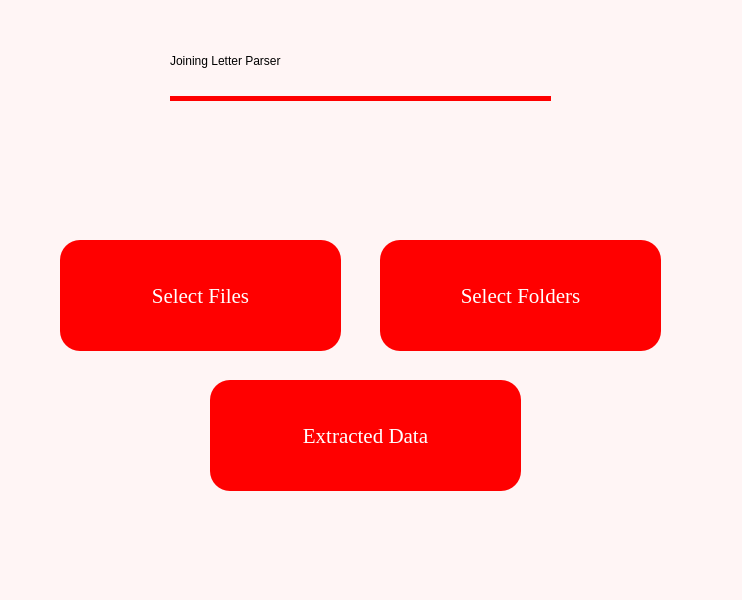
<?xml version="1.0" encoding="UTF-8"?>
<ui version="4.0">
 <class>main</class>
 <widget class="QMainWindow" name="main">
  <property name="geometry">
   <rect>
    <x>0</x>
    <y>0</y>
    <width>742</width>
    <height>600</height>
   </rect>
  </property>
  <property name="windowTitle">
   <string>main</string>
  </property>
  <property name="autoFillBackground">
   <bool>false</bool>
  </property>
  <property name="styleSheet">
   <string notr="true">background-color: rgb(255, 245, 245);</string>
  </property>
  <widget class="QWidget" name="centralwidget">
   <widget class="QLabel" name="label">
    <property name="geometry">
     <rect>
      <x>170</x>
      <y>30</y>
      <width>411</width>
      <height>61</height>
     </rect>
    </property>
    <property name="styleSheet">
     <string notr="true">font: 28pt &quot;Times New Roman&quot;;
color: rgb(0, 0, 0);</string>
    </property>
    <property name="text">
     <string>Joining Letter Parser</string>
    </property>
   </widget>
   <widget class="Line" name="line">
    <property name="geometry">
     <rect>
      <x>170</x>
      <y>90</y>
      <width>381</width>
      <height>16</height>
     </rect>
    </property>
    <property name="styleSheet">
     <string notr="true">color: rgb(255, 0, 0);</string>
    </property>
    <property name="frameShadow">
     <enum>QFrame::Plain</enum>
    </property>
    <property name="lineWidth">
     <number>5</number>
    </property>
    <property name="orientation">
     <enum>Qt::Horizontal</enum>
    </property>
   </widget>
   <widget class="QPushButton" name="pushButton_2">
    <property name="geometry">
     <rect>
      <x>210</x>
      <y>380</y>
      <width>311</width>
      <height>111</height>
     </rect>
    </property>
    <property name="font">
     <font>
      <family>Times New Roman</family>
      <pointsize>16</pointsize>
      <weight>50</weight>
      <italic>false</italic>
      <bold>false</bold>
     </font>
    </property>
    <property name="styleSheet">
     <string notr="true">background-color: rgb(255, 0, 0);
selection-background-color: rgb(85, 0, 0);
color: rgb(255, 255, 255);
font: 16pt &quot;Times New Roman&quot;;
border-color: rgb(255, 255, 255);
border-radius:20px</string>
    </property>
    <property name="text">
     <string>Extracted Data</string>
    </property>
    <property name="icon">
     <iconset>
      <normaloff>Images/personal-information.png</normaloff>Images/personal-information.png</iconset>
    </property>
    <property name="iconSize">
     <size>
      <width>100</width>
      <height>100</height>
     </size>
    </property>
   </widget>
   <widget class="QPushButton" name="pushButton">
    <property name="geometry">
     <rect>
      <x>60</x>
      <y>240</y>
      <width>281</width>
      <height>111</height>
     </rect>
    </property>
    <property name="font">
     <font>
      <family>Times New Roman</family>
      <pointsize>16</pointsize>
      <weight>50</weight>
      <italic>false</italic>
      <bold>false</bold>
     </font>
    </property>
    <property name="autoFillBackground">
     <bool>false</bool>
    </property>
    <property name="styleSheet">
     <string notr="true">background-color: rgb(255, 0, 0);
color: rgb(255, 255, 255);
font: 16pt &quot;Times New Roman&quot;;
border-color: rgb(255, 255, 255);
border-radius:20px</string>
    </property>
    <property name="text">
     <string>Select Files</string>
    </property>
    <property name="icon">
     <iconset>
      <normaloff>Images/documents.png</normaloff>Images/documents.png</iconset>
    </property>
    <property name="iconSize">
     <size>
      <width>100</width>
      <height>100</height>
     </size>
    </property>
    <property name="default">
     <bool>true</bool>
    </property>
    <property name="flat">
     <bool>false</bool>
    </property>
   </widget>
   <widget class="QPushButton" name="pushButton_3">
    <property name="geometry">
     <rect>
      <x>380</x>
      <y>240</y>
      <width>281</width>
      <height>111</height>
     </rect>
    </property>
    <property name="font">
     <font>
      <family>Times New Roman</family>
      <pointsize>16</pointsize>
      <weight>50</weight>
      <italic>false</italic>
      <bold>false</bold>
     </font>
    </property>
    <property name="autoFillBackground">
     <bool>false</bool>
    </property>
    <property name="styleSheet">
     <string notr="true">background-color: rgb(255, 0, 0);
color: rgb(255, 255, 255);
font: 16pt &quot;Times New Roman&quot;;
border-color: rgb(255, 255, 255);
border-radius:20px</string>
    </property>
    <property name="text">
     <string>Select Folders</string>
    </property>
    <property name="icon">
     <iconset>
      <normaloff>Images/folder.png</normaloff>Images/folder.png</iconset>
    </property>
    <property name="iconSize">
     <size>
      <width>100</width>
      <height>100</height>
     </size>
    </property>
    <property name="default">
     <bool>true</bool>
    </property>
    <property name="flat">
     <bool>false</bool>
    </property>
   </widget>
   <widget class="QPushButton" name="pushButton_4">
    <property name="geometry">
     <rect>
      <x>610</x>
      <y>10</y>
      <width>71</width>
      <height>81</height>
     </rect>
    </property>
    <property name="styleSheet">
     <string notr="true">background-image: url(Images/user.png)</string>
    </property>
    <property name="text">
     <string/>
    </property>
    <property name="flat">
     <bool>true</bool>
    </property>
   </widget>
  </widget>
  <widget class="QMenuBar" name="menubar">
   <property name="geometry">
    <rect>
     <x>0</x>
     <y>0</y>
     <width>742</width>
     <height>30</height>
    </rect>
   </property>
  </widget>
  <widget class="QStatusBar" name="statusbar"/>
 </widget>
 <resources/>
 <connections/>
</ui>
